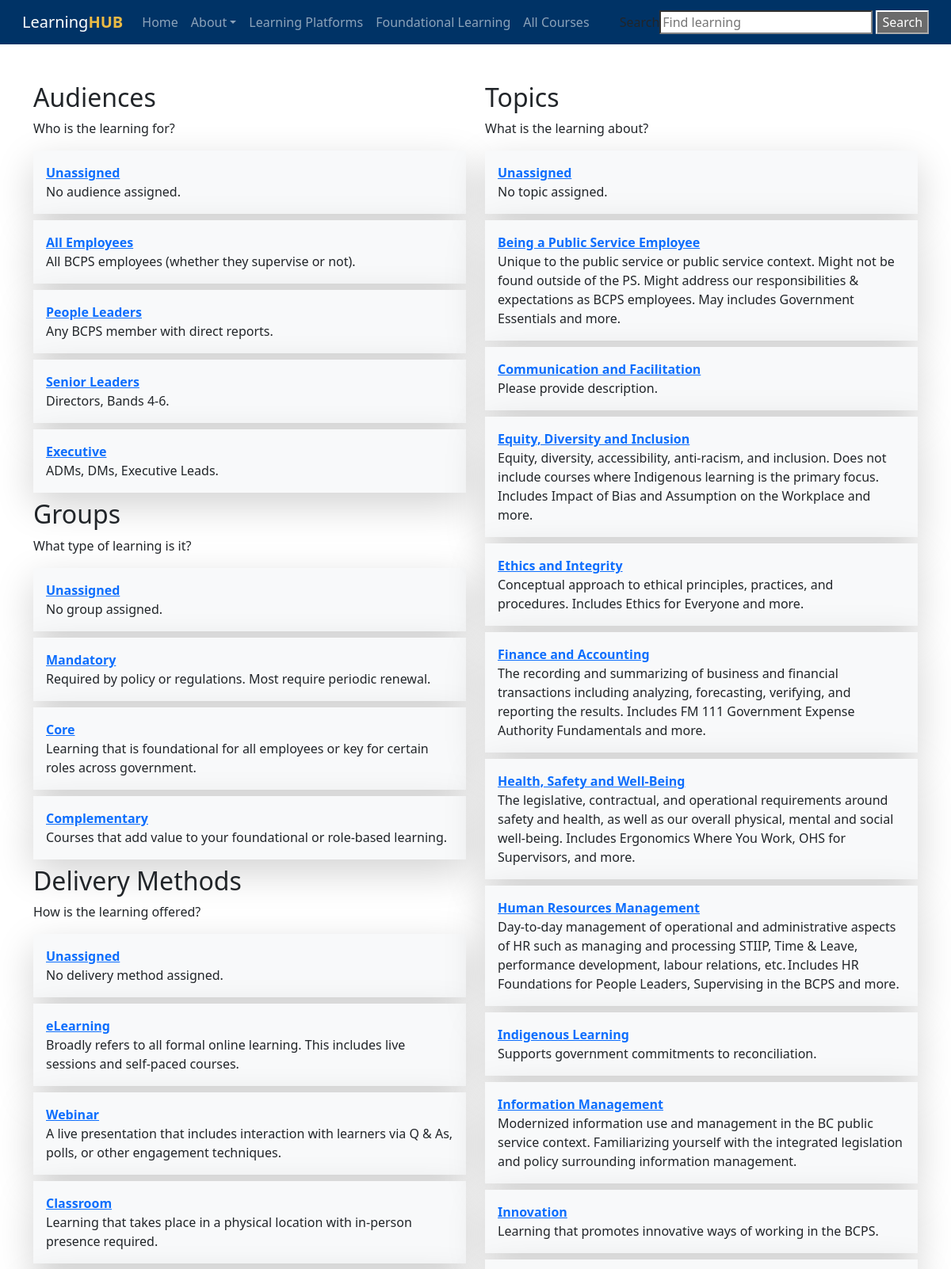
The page / (upper part) on the database its author committed.
### tables this page shows
CREATE TABLE "audiences" (
    "id" INTEGER PRIMARY KEY AUTOINCREMENT NOT NULL,
    "created" DATETIME,
    "modified" DATETIME,
    "sortorder" INTEGER,
    "name" VARCHAR,
    "slug" VARCHAR,
    "description" VARCHAR,
    "icon" VARCHAR,
    "color" VARCHAR
);

CREATE TABLE "groups" (
    "id" INTEGER PRIMARY KEY AUTOINCREMENT NOT NULL,
    "created" DATETIME,
    "modified" DATETIME,
    "sortorder" INTEGER,
    "name" VARCHAR,
    "slug" VARCHAR,
    "description" VARCHAR,
    "icon" VARCHAR,
    "color" VARCHAR
);

CREATE TABLE "delivery_methods" (
    "id" INTEGER PRIMARY KEY AUTOINCREMENT NOT NULL,
    "created" DATETIME,
    "modified" DATETIME,
    "sortorder" INTEGER,
    "name" VARCHAR,
    "slug" VARCHAR,
    "description" VARCHAR,
    "icon" VARCHAR,
    "color" VARCHAR
);

CREATE TABLE "topics" (
    "id" INTEGER PRIMARY KEY AUTOINCREMENT NOT NULL,
    "created" DATETIME,
    "modified" DATETIME,
    "sortorder" INTEGER,
    "name" VARCHAR,
    "slug" VARCHAR,
    "description" VARCHAR,
    "icon" VARCHAR,
    "color" VARCHAR
);

### index.php (the view, shortened to what this page needs)
<?php
$db = new SQLite3('courses.sqlite', SQLITE3_OPEN_CREATE | SQLITE3_OPEN_READWRITE);
$db->enableExceptions(true);
?>
<!doctype html>
<html>
<head>
<link href="https://cdn.jsdelivr.net/npm/bootstrap@5.3.3/dist/css/bootstrap.min.css" rel="stylesheet">
</head>
<body>
<?php require('template/nav.php') ?>
<div class="container">
<div class="row">
<div class="col-md-6">
<h2>Audiences</h2>
<p>Who is the learning for?</p>
<?php
$statement = $db->prepare('SELECT * FROM audiences;');
$result = $statement->execute();
?>
<?php while ($row = $result->fetchArray()): ?>
    <div class="p-3 mb-2 bg-light shadow-lg">
        <div><a class="fw-bold" href="filter.php?audience=<?= $row['slug'] ?>"><?= $row['name'] ?></a></div>
        <div><?= $row['description'] ?></div>
    </div>
<?php endwhile ?>
<h2>Groups</h2>
<p>What type of learning is it?</p>
<?php
$statement = $db->prepare('SELECT * FROM groups;');
$result = $statement->execute();
?>
<?php while ($row = $result->fetchArray()): ?>
    <div class="p-3 mb-2 bg-light shadow-lg">
        <div><a class="fw-bold" href="filter.php?group=<?= $row['slug'] ?>"><?= $row['name'] ?></a></div>
        <div><?= $row['description'] ?></div>
    </div>
<?php endwhile ?>
<h2>Delivery Methods</h2>
<p>How is the learning offered?</p>
<?php
$statement = $db->prepare('SELECT * FROM delivery_methods;');
$result = $statement->execute();
?>
<?php while ($row = $result->fetchArray()): ?>
    <div class="p-3 mb-2 bg-light shadow-lg">
        <div><a class="fw-bold" href="filter.php?delivery_method=<?= $row['slug'] ?>"><?= $row['name'] ?></a></div>
        <div><?= $row['description'] ?></div>
    </div>
<?php endwhile ?>
</div>
<div class="col-md-6">
<h2>Topics</h2>
<p>What is the learning about?</p>
<?php
$statement = $db->prepare('SELECT * FROM topics;');
$result = $statement->execute();
?>
<?php while ($row = $result->fetchArray()): ?>
    <div class="p-3 mb-2 bg-light shadow-lg">
        <div><a class="fw-bold" href="filter.php?topic[]=<?= $row['id'] ?>"><?= $row['name'] ?></a></div>
        <div><?= $row['description'] ?></div>
    </div>
<?php endwhile ?>
</div>
</div>
</div>
</body>
</html>

### rows shown on the page
audiences: name "Unassigned", description "No audience assigned."
audiences: name "All Employees", description "All BCPS employees (whether they supervise or not)."
audiences: name "People Leaders", description "Any BCPS member with direct reports."
audiences: name "Senior Leaders", description "Directors, Bands 4-6."
audiences: name "Executive", description "ADMs, DMs, Executive Leads."
groups: name "Unassigned", description "No group assigned."
groups: name "Mandatory", description "Required by policy or regulations. Most require periodic renewal."
groups: name "Core", description "Learning that is foundational for all employees or key for certain roles across government."
groups: name "Complementary", description "Courses that add value to your foundational or role-based learning."
delivery_methods: name "Unassigned", description "No delivery method assigned."
delivery_methods: name "eLearning", description "Broadly refers to all formal online learning. This includes live sessions and self-paced courses."
delivery_methods: name "Webinar", description "A live presentation that includes interaction with learners via Q & As, polls, or other engagement techniques."
delivery_methods: name "Classroom", description "Learning that takes place in a physical location with in-person presence required."
topics: name "Unassigned", description "No topic assigned."
topics: name "Being a Public Service Employee", description "Unique to the public service or public service context. Might not be found outside of the PS. Might address our responsibilities & expectations as BCPS employees. May includes Government Essentials and more."
topics: name "Communication and Facilitation", description "Please provide description."
topics: name "Equity, Diversity and Inclusion", description "Equity, diversity, accessibility, anti-racism, and inclusion. Does not include courses where Indigenous learning is the primary focus. Includes Impact of Bias and Assumption on the Workplace and more."
topics: name "Ethics and Integrity", description "Conceptual approach to ethical principles, practices, and procedures. Includes Ethics for Everyone and more."
topics: name "Finance and Accounting", description "The recording and summarizing of business and financial transactions including analyzing, forecasting, verifying, and reporting the results. Includes FM 111 Government Expense Authority Fundamentals and more."
topics: name "Health, Safety and Well-Being", description "The legislative, contractual, and operational requirements around safety and health, as well as our overall physical, mental and social well-being. Includes Ergonomics Where You Work, OHS for Supervisors, and more."
topics: name "Human Resources Management", description "Day-to-day management of operational and administrative aspects of HR such as managing and processing STIIP, Time & Leave, performance development, labour relations, etc. Includes HR Foundations for People Leaders, Supervising in the BCPS and more."
topics: name "Indigenous Learning", description "Supports government commitments to reconciliation."
topics: name "Information Management", description "Modernized information use and management in the BC public service context. Familiarizing yourself with the integrated legislation and policy surrounding information management."
topics: name "Innovation", description "Learning that promotes innovative ways of working in the BCPS."
